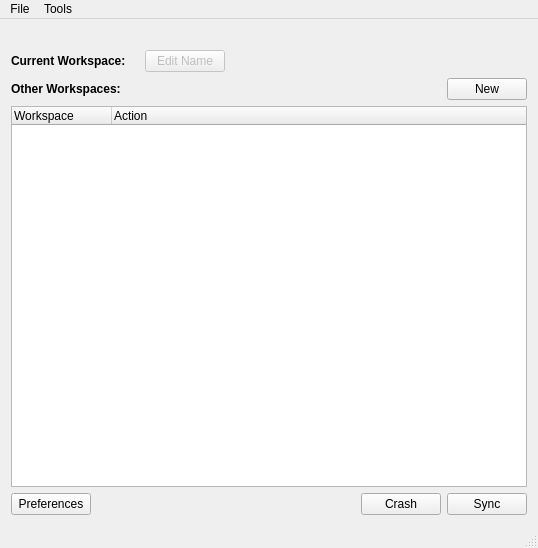
<?xml version="1.0" encoding="UTF-8"?>
<ui version="4.0">
 <class>MainWindow</class>
 <widget class="QMainWindow" name="MainWindow">
  <property name="geometry">
   <rect>
    <x>0</x>
    <y>0</y>
    <width>538</width>
    <height>548</height>
   </rect>
  </property>
  <property name="windowTitle">
   <string>OwNet Client</string>
  </property>
  <property name="windowIcon">
   <iconset resource="../resources.qrc">
    <normaloff>:/images/images/icon128.png</normaloff>:/images/images/icon128.png</iconset>
  </property>
  <widget class="QWidget" name="centralWidget">
   <layout class="QVBoxLayout" name="verticalLayout">
    <item>
     <layout class="QVBoxLayout" name="verticalLayout_3">
      <item>
       <widget class="QLabel" name="label">
        <property name="text">
         <string/>
        </property>
        <property name="pixmap">
         <pixmap resource="../resources.qrc">:/images/images/logo512.png</pixmap>
        </property>
        <property name="alignment">
         <set>Qt::AlignCenter</set>
        </property>
       </widget>
      </item>
      <item>
       <layout class="QHBoxLayout" name="horizontalLayout_2">
        <item>
         <widget class="QLabel" name="label_3">
          <property name="text">
           <string>&lt;b&gt;Current Workspace:&lt;/b&gt;</string>
          </property>
         </widget>
        </item>
        <item>
         <widget class="QLabel" name="lblWorkspaceName">
          <property name="text">
           <string/>
          </property>
         </widget>
        </item>
        <item>
         <widget class="QPushButton" name="btnEditWorkspaceName">
          <property name="enabled">
           <bool>false</bool>
          </property>
          <property name="text">
           <string>Edit Name</string>
          </property>
         </widget>
        </item>
        <item>
         <spacer name="horizontalSpacer_2">
          <property name="orientation">
           <enum>Qt::Horizontal</enum>
          </property>
          <property name="sizeHint" stdset="0">
           <size>
            <width>40</width>
            <height>20</height>
           </size>
          </property>
         </spacer>
        </item>
       </layout>
      </item>
      <item>
       <layout class="QHBoxLayout" name="horizontalLayout_3">
        <item>
         <widget class="QLabel" name="label_2">
          <property name="text">
           <string>&lt;b&gt;Other Workspaces:&lt;/b&gt;</string>
          </property>
         </widget>
        </item>
        <item>
         <spacer name="horizontalSpacer_3">
          <property name="orientation">
           <enum>Qt::Horizontal</enum>
          </property>
          <property name="sizeHint" stdset="0">
           <size>
            <width>40</width>
            <height>20</height>
           </size>
          </property>
         </spacer>
        </item>
        <item>
         <widget class="QPushButton" name="btnNewWorkspace">
          <property name="text">
           <string>New</string>
          </property>
          <property name="icon">
           <iconset resource="../resources.qrc">
            <normaloff>:/images/images/add16.png</normaloff>:/images/images/add16.png</iconset>
          </property>
         </widget>
        </item>
       </layout>
      </item>
      <item>
       <widget class="QTreeWidget" name="treeWidget">
        <column>
         <property name="text">
          <string>Workspace</string>
         </property>
        </column>
        <column>
         <property name="text">
          <string>Action</string>
         </property>
        </column>
       </widget>
      </item>
     </layout>
    </item>
    <item>
     <layout class="QHBoxLayout" name="horizontalLayout">
      <item>
       <widget class="QPushButton" name="btnPreferences">
        <property name="text">
         <string>Preferences</string>
        </property>
       </widget>
      </item>
      <item>
       <spacer name="horizontalSpacer">
        <property name="orientation">
         <enum>Qt::Horizontal</enum>
        </property>
        <property name="sizeHint" stdset="0">
         <size>
          <width>40</width>
          <height>20</height>
         </size>
        </property>
       </spacer>
      </item>
      <item>
       <widget class="QPushButton" name="btnCrash">
        <property name="text">
         <string>Crash</string>
        </property>
       </widget>
      </item>
      <item>
       <widget class="QPushButton" name="btnSync">
        <property name="text">
         <string>Sync</string>
        </property>
       </widget>
      </item>
     </layout>
    </item>
   </layout>
  </widget>
  <widget class="QMenuBar" name="menuBar">
   <property name="geometry">
    <rect>
     <x>0</x>
     <y>0</y>
     <width>538</width>
     <height>20</height>
    </rect>
   </property>
   <widget class="QMenu" name="menuFile">
    <property name="title">
     <string>File</string>
    </property>
    <addaction name="actionQuit"/>
   </widget>
   <widget class="QMenu" name="menuTools">
    <property name="title">
     <string>Tools</string>
    </property>
    <addaction name="actionPreferences"/>
   </widget>
   <addaction name="menuFile"/>
   <addaction name="menuTools"/>
  </widget>
  <widget class="QStatusBar" name="statusBar"/>
  <action name="actionQuit">
   <property name="text">
    <string>Quit</string>
   </property>
  </action>
  <action name="actionPreferences">
   <property name="text">
    <string>Preferences</string>
   </property>
  </action>
 </widget>
 <layoutdefault spacing="6" margin="11"/>
 <resources>
  <include location="../resources.qrc"/>
 </resources>
 <connections>
  <connection>
   <sender>actionQuit</sender>
   <signal>triggered()</signal>
   <receiver>MainWindow</receiver>
   <slot>close()</slot>
   <hints>
    <hint type="sourcelabel">
     <x>-1</x>
     <y>-1</y>
    </hint>
    <hint type="destinationlabel">
     <x>171</x>
     <y>156</y>
    </hint>
   </hints>
  </connection>
 </connections>
</ui>
